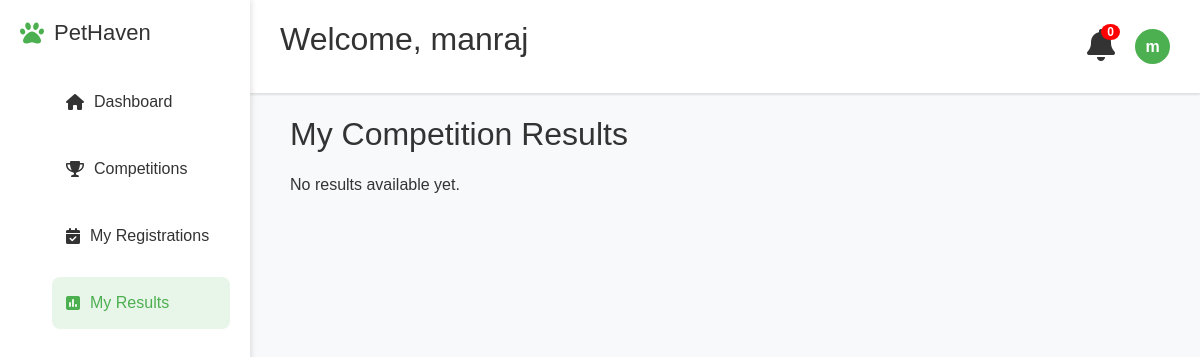
Page /user/results (signed in) on the earlier database version.
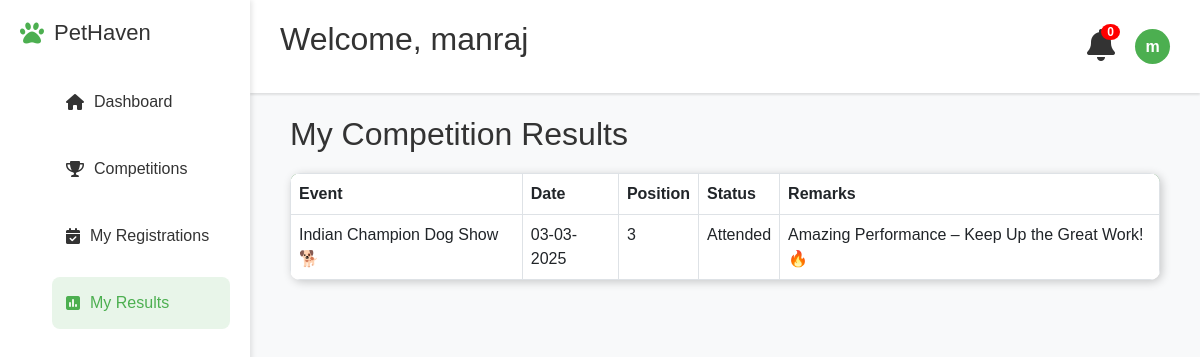
Same page on the later database version.
### models.py (models this page shows)
class Result(db.Model):
    id = db.Column(db.Integer, primary_key=True)
    registration_id = db.Column(db.Integer, db.ForeignKey('registration.id'), nullable=False, unique=True)
    attended = db.Column(db.Boolean, default=False, nullable=False)  # Present or Absent
    position = db.Column(db.Integer, nullable=True)  # 1,2,...
    points = db.Column(db.Float, default=0)  # Optional: Track performance points
    remarks = db.Column(db.Text, nullable=True)  # Any comments (e.g., "Great performance")
    registration = db.relationship('Registration', backref=db.backref('result', uselist=False, lazy=True))

class Event(db.Model):
    id = db.Column(db.Integer, primary_key=True)
    title = db.Column(db.String(200), nullable=False)
    description = db.Column(db.Text, nullable=False)
    date = db.Column(db.String(50), nullable=False)
    location=db.Column(db.String(250),nullable=False)
    prizes=db.Column(db.String(200),nullable=False)
    eligibility=db.Column(db.String(250),nullable=False)
    fee = db.Column(db.Float, default=500)
    image_filename = db.Column(db.String(200), nullable=False, default="default.jpg")

### app.py (the view)
@app.route("/user/results")
@login_required
def user_results():
    user_id = current_user.id
    past_results = (
        db.session.query(
            Event.title,
            Event.date,
            Result.position,
            Result.attended,
            Result.remarks
        )
        .join(Registration, Event.id == Registration.event_id)
        .join(Result, Registration.id == Result.registration_id)
        .filter(Registration.user_id == user_id)
        .all()
    )
    formatted_results = []
    for result in past_results:
        try:
            event_date = datetime.strptime(result.date, "%Y-%m-%d")  # Change format as needed
        except ValueError:
            event_date = result.date  # Keep it as-is if conversion fails
        formatted_results.append({
            "title": result.title,
            "date": event_date,
            "position": result.position,
            "attended": result.attended,
            "remarks": result.remarks,
        })
    return render_template("user_results.html", past_results=formatted_results)

### app.py (called while the page is built)
@login_manager.user_loader
def load_user(user_id):
    return db.session.get(User, int(user_id))

### templates/user_results.html
{% extends "base.html" %}
{% block content %}
<h2>My Competition Results</h2>
{% if past_results %}
    <table class="table table-bordered">
        <thead>
            <tr>
                <th>Event</th>
                <th>Date</th>
                <th>Position</th>
                <th>Status</th>
                <th>Remarks</th>
            </tr>
        </thead>
        <tbody>
            {% for result in past_results %}
            <tr>
                <td>{{ result.title }}</td>
                <td>{{ result.date.strftime('%d-%m-%Y') }}</td>
                <td>{{ result.position if result.attended else "-" }}</td>
                <td>{{ "Attended" if result.attended else "Absent" }}</td>
                <td>{{ result.remarks or " We missed you! Hope to see you next time!😊" }}</td>
            </tr>
            {% endfor %}
        </tbody>
    </table>
{% else %}
    <p>No results available yet.</p>
{% endif %}
{% endblock %}

Differences in the rows shown:
added Result: title "Indian Champion Dog Show 🐕️", date "03-03-2025", position "3", attended "Attended", remarks "Amazing Performance – Keep Up the Great Work! 🔥"
Other differences:
text no longer shown: "No results available yet."
text now shown: "Event Date Position Status Remarks"
